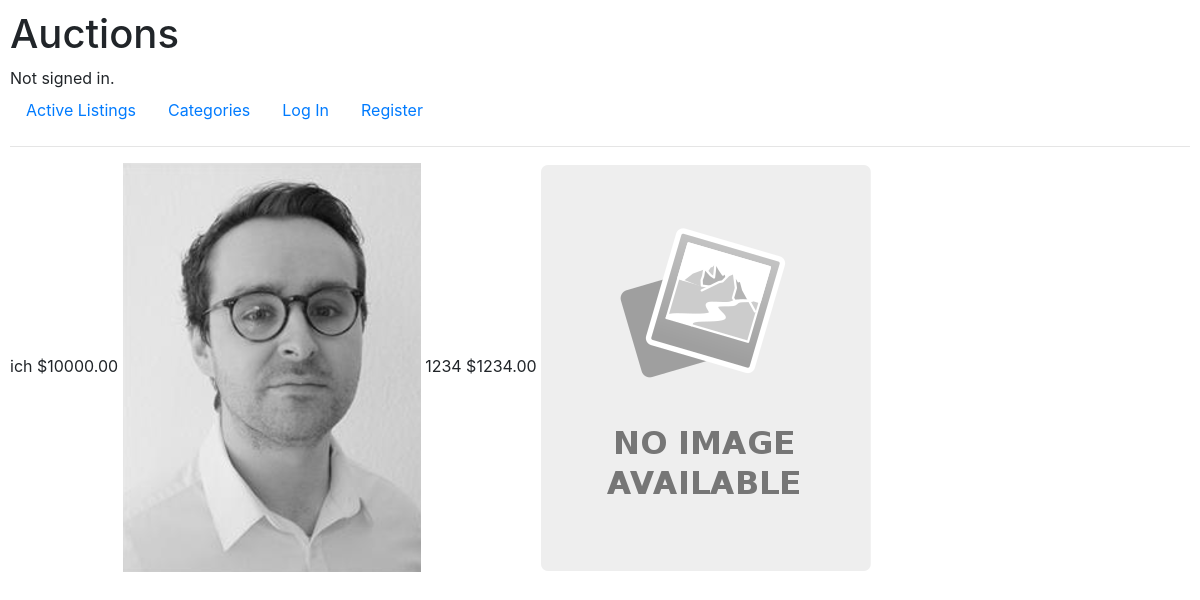
/category/human, run on the app's committed database.
### auctions/models.py (models this page shows, shortened)
class Listing(models.Model):
    item_name = models.CharField(max_length=128)
    item_description = models.TextField()
    starting_price = models.DecimalField(decimal_places=2, max_digits=8, validators=[MinValueValidator(0.01)])
    image = models.ImageField(upload_to="", blank=True, default="noimage.svg.png")
    image_url = models.URLField(blank=True)
    category = models.ForeignKey(Category, on_delete=models.CASCADE, related_name="listing")
    user = models.ForeignKey(User, on_delete=models.CASCADE, related_name="listing")
    active = models.BooleanField(default=True)

### auctions/views.py (the view)
# urls.py: path("category/<str:category>", views.category_list, name="category")
def category_list(request, category):
    try:
        category_name = Category.objects.get(category=category)
        auctions = Listing.objects.all().filter(category=category_name)
    except:
        return render(request, "auctions/no_auction.html")
    return render(
        request, "auctions/category.html", {"auctions": auctions, "category": category}
    )

### auctions/templates/auctions/category.html (shortened to what this page needs)
{% extends "auctions/layout.html" %}
{% block body %}
    {% for auction in auctions %}
    {{ auction.item_name }}
    ${{ auction.starting_price }}
<img src="{{auction.image.url}}" alt="">
    {% endfor %}
{% endblock %}

### auctions/static/auctions/styles.css (style rules this page uses)
body { padding: 10px; }

### data on the page
Listing: item_name "ich", starting_price "10000.00", image (picture)
Listing: item_name "1234", starting_price "1234.00", image (placeholder picture)
